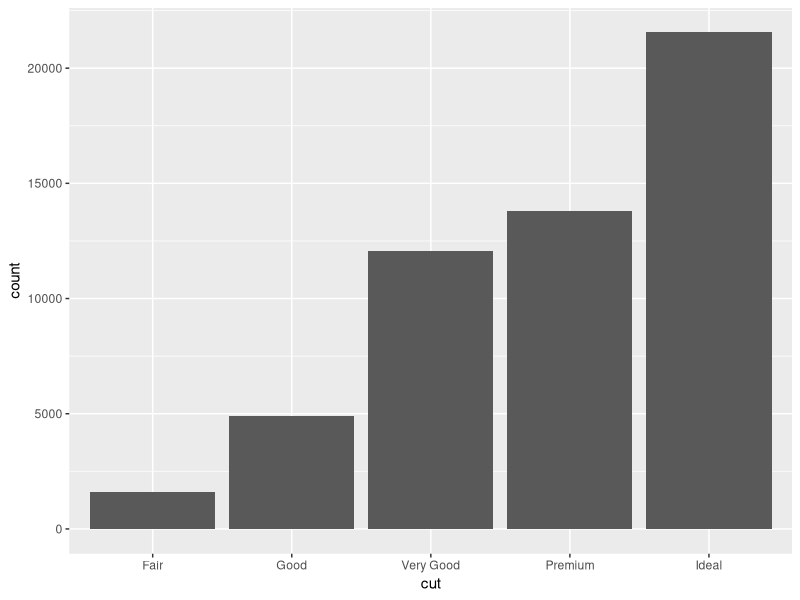
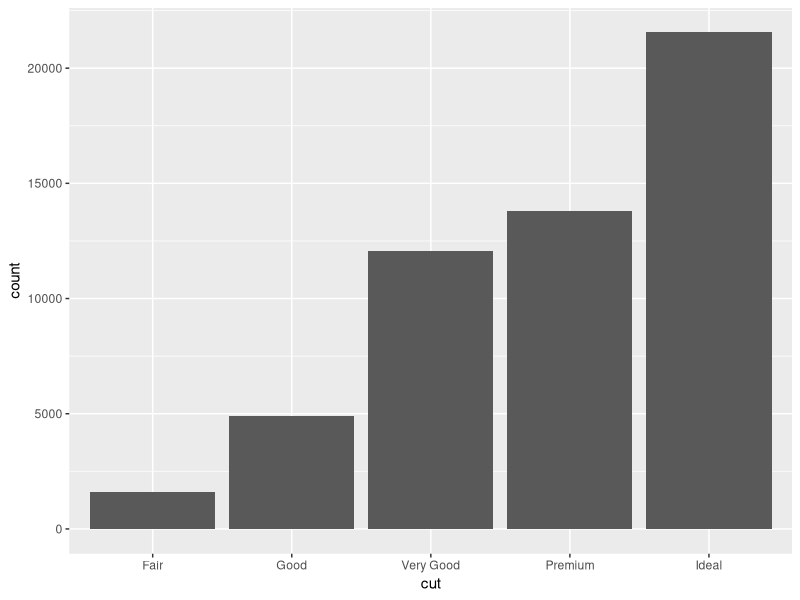
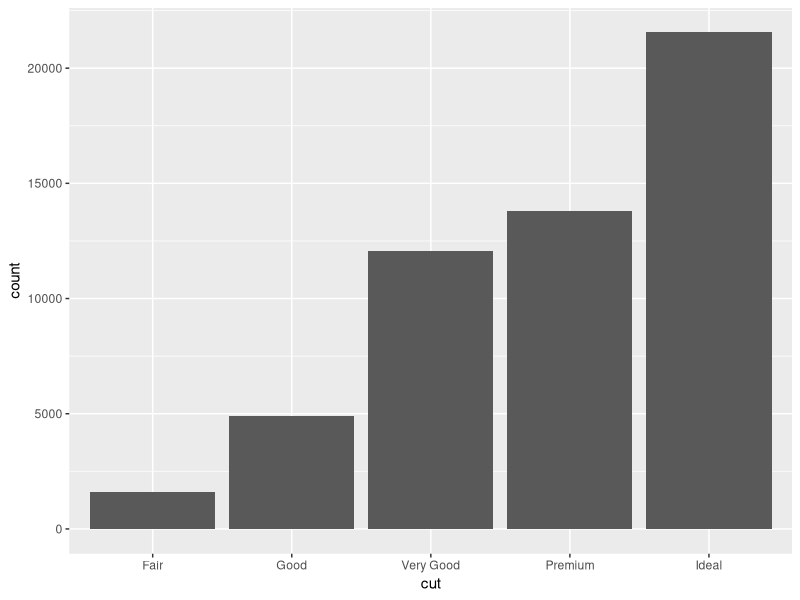
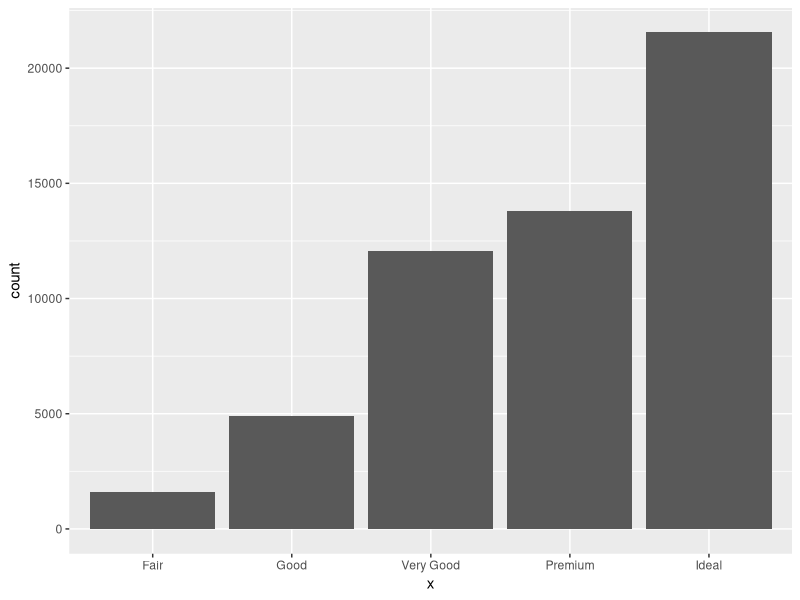
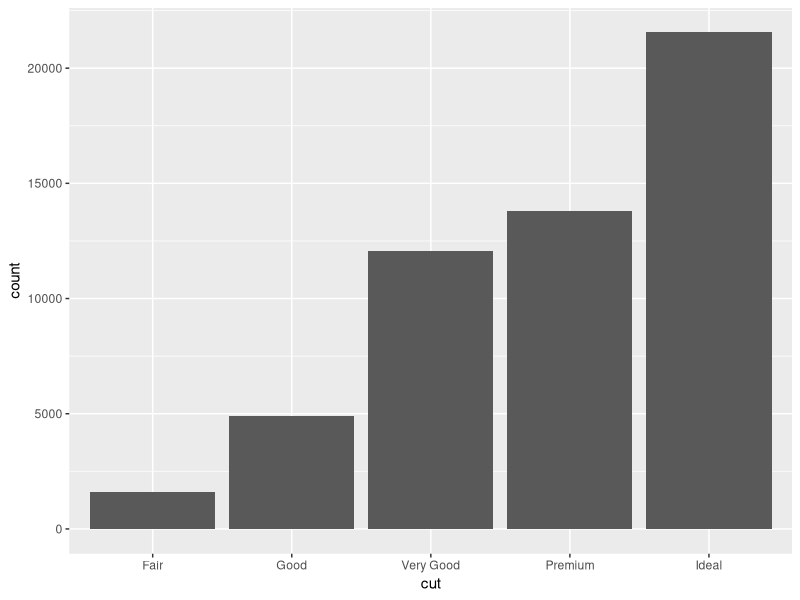
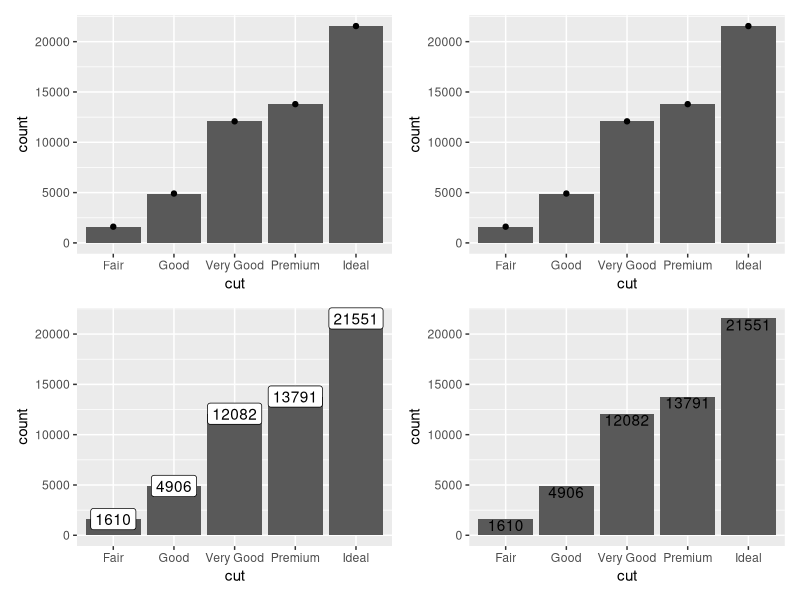

Reproduce these figures in R, in order.
## ---- chunk 1
library(tidyverse)
cars <- tibble(cars)
knitr::opts_chunk$set(echo = T, message = F, warning = F)
## ---- chunk 2
library(ggplot2) 
ggplot(diamonds) + 
  aes(x = cut) + 
  geom_bar()
## ---- chunk 3
library(ggplot2) 
ggplot(diamonds) + 
  aes(x = cut) + 
  layer(geom = "bar", stat = "count", position = "stack")
## ---- chunk 4
library(ggplot2) 
ggplot(diamonds) + 
  aes(x = cut) + 
  layer(geom = GeomBar, stat = StatCount, position = position_stack())
## ---- chunk 5
StatCount |> names()
## ---- chunk 6
StatCount$compute_group
## ---- chunk 7

library(dplyr)

diamonds |> 
  select(x = cut) |>
  StatCount$compute_group() 
## ---- chunk 8
precomputation <- diamonds |> 
  select(x = cut) |>
  StatCount$compute_group()

precomputation |>
  ggplot() + 
  aes(x = x, y = count) + 
  layer(geom = GeomBar, 
        stat = StatIdentity, 
        position = position_stack())
## ---- chunk 9
StatCount$default_aes

ggplot(data = diamonds) + 
  aes(x = cut) + 
  layer(geom = GeomBar, 
        stat = StatCount, 
        position = position_stack())
## ---- chunk 10
p1 <- ggplot(data = diamonds) + 
  aes(x = cut) + 
  layer(geom = GeomBar, 
        stat = StatCount, 
        position = position_stack())

p2 <- p1 + geom_point(stat = StatCount)

p3 <- p1 + stat_count(geom = GeomPoint)

p4 <- p1 + geom_label(stat = StatCount, 
                      aes(label = after_stat(count)))

p5 <- p1 + stat_count(geom = GeomText, 
                      aes(label = after_stat(count)), 
                      vjust = 1)
## ---- chunk 11
library(patchwork)
p2+ p3 + p4 + p5
